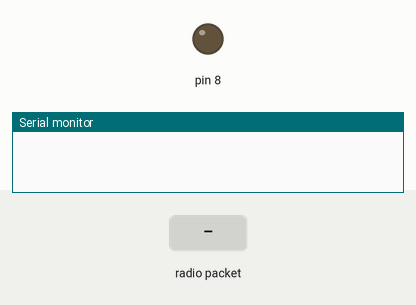
A sketch run on a simulated Arduino Uno, built with avr-gcc and run on an emulated ATmega328P. Shown: output pins drawn as LEDs (lit = HIGH), the last lines printed to the serial monitor. Inputs (shaded band) come from the test bench. No radio packets arrive unless stated.

Above: at 1.2 s.
1.3 s: radio packet "1" arrives
At 2.5 s:
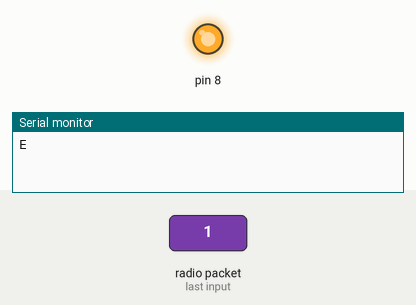
2.8 s: radio packet "0" arrives
At 3.8 s:
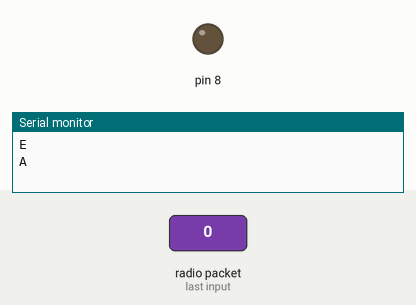
Timing chart, 0 to 5.8 s (numbered marks = the images above; inputs shaded):
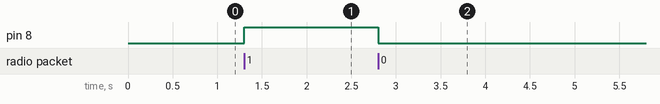

Measured:
- after the input at 1.3 s, pin 8: LOW → HIGH at once
- after the input at 2.8 s, pin 8: HIGH → LOW at once

The sketch:

SlaveRF.ino
```cpp
#include <VirtualWire.h>
//CEJA RENTERIA ADRIAN 17420533
//IXTA ZAMUDIO LUIS JOSE 17420565
//MENDIOLA CORREA CESAR PAULINO 17420579

//SLAVE PRACTICA 3
void setup() {
  //CARGAMOS
  vw_set_ptt_inverted(true);
  vw_set_rx_pin(12);
  vw_setup(4000);
  Serial.begin(9600);
  pinMode(8,OUTPUT);
  digitalWrite(8,LOW);
  vw_rx_start();//INICIA
}

void loop() {
  uint8_t buf[VW_MAX_MESSAGE_LEN];
  uint8_t buflen =VW_MAX_MESSAGE_LEN;
  if (vw_get_message(buf,&buflen)){
    if (buf[0]=='1'){
      //ENCIENDE
      Serial.println('E');
      digitalWrite(8,HIGH);
      delay(500);
    }else{
      //APAGA
      Serial.println('A');
      digitalWrite(8,LOW);
      delay(500);
    }
  }
}
```
